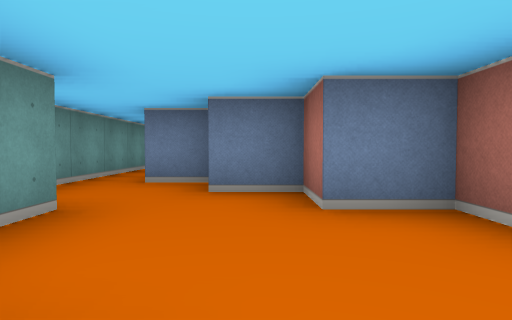
view 1 (above)

19 first-person views from a walk through a cub3D maze. The camera is about half as high as the walls, tilts 2° down and sees 75° across. The floor is counted in squares. Each view is taken from the middle of a square. On the plan, view 1 faces up. The plan holds only what a view shows up to about 9 squares ahead; the rest is blank.

view 2
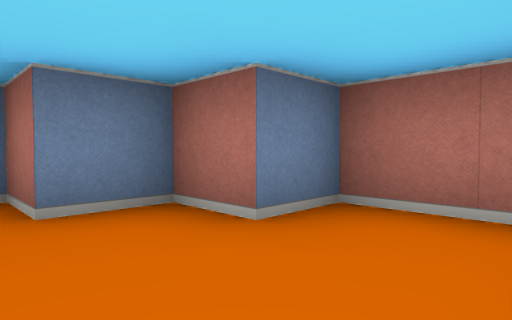

view 3
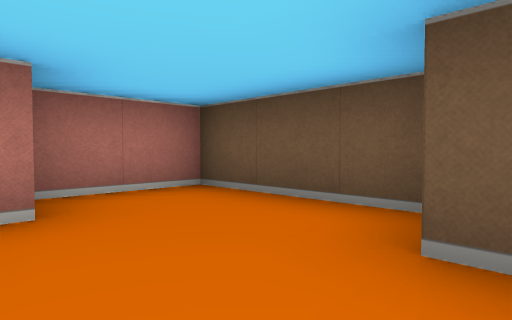

view 4
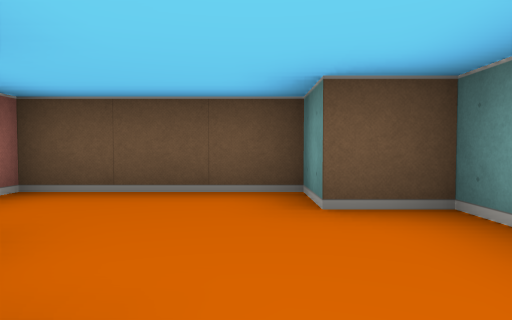

view 5
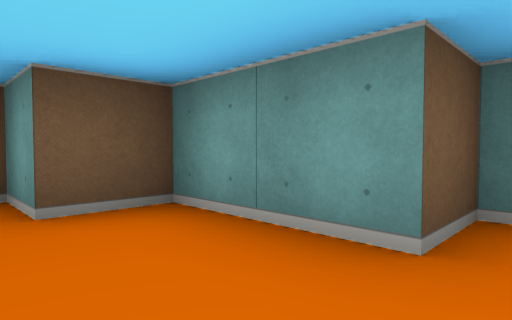

view 6
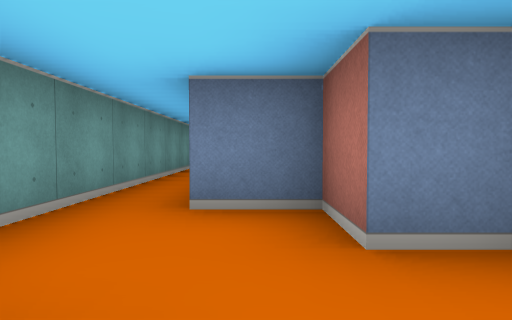

view 7
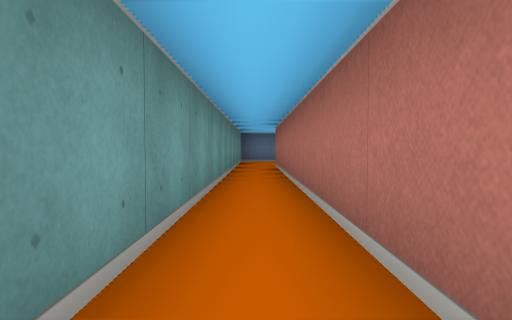

view 8
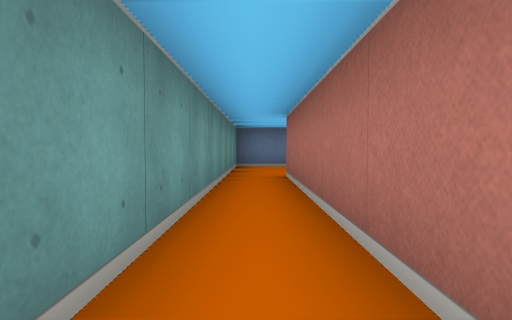

view 9
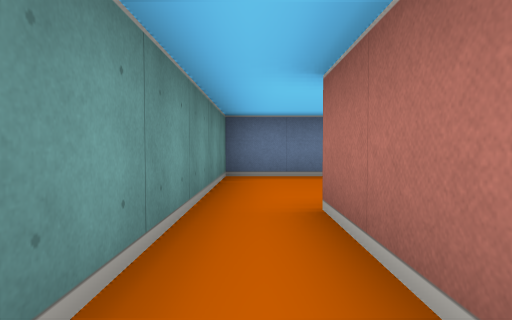

view 10
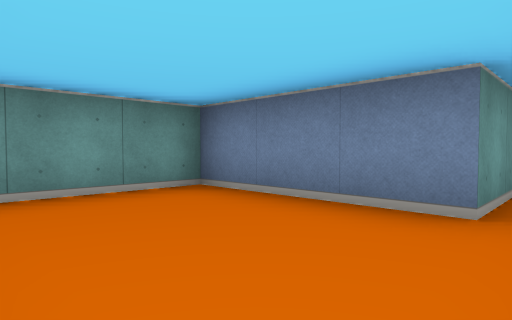

view 11
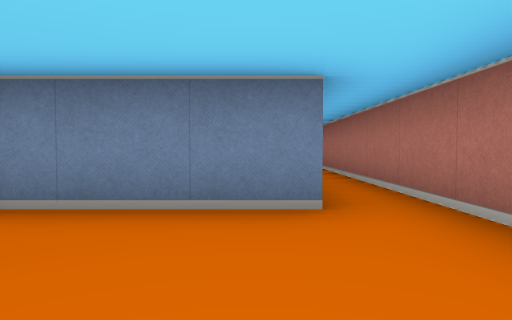

view 12
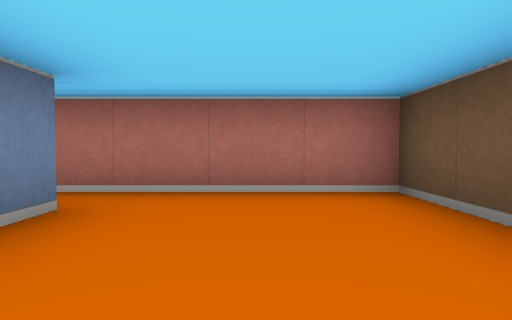

view 13
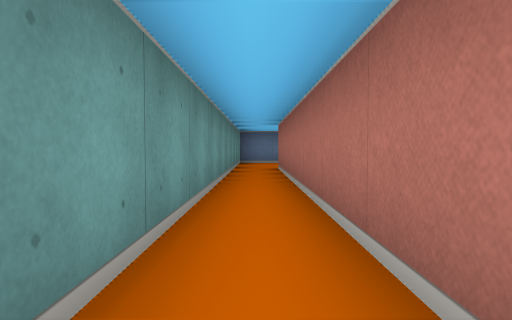

view 14
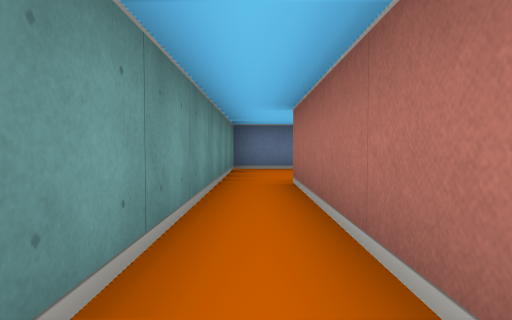

view 15
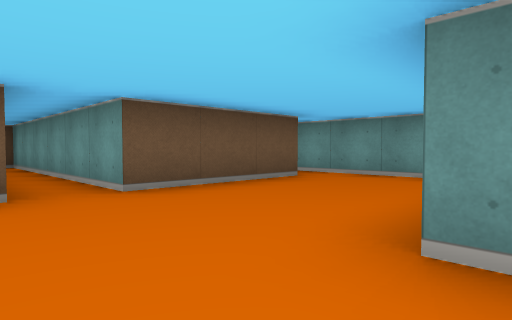

view 16
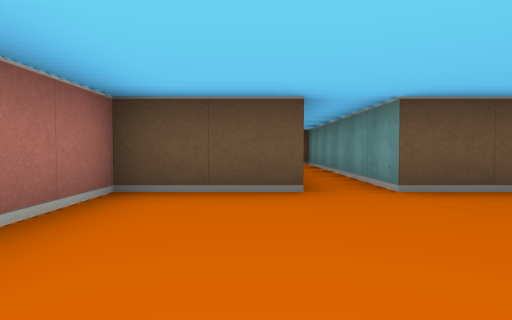

view 17
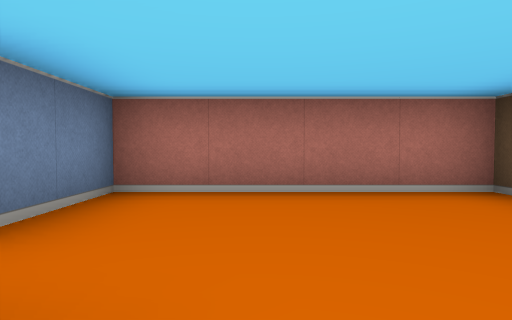

view 18
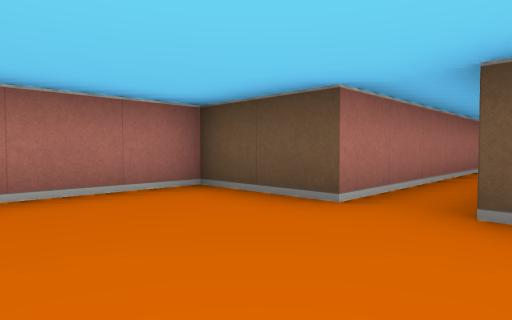

view 19
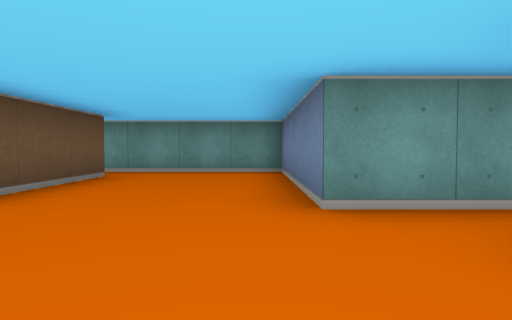

### Floor plan
Points are (right, up) in squares from view 1. A wall is a line through its corners. A room is listed if a view was taken in it or the views show most of it. See-through windows are left out.
Room 1 (views 1, 2, 3, 4, 5, 6)
walls: (-2.5, 4.5) (-2.5, 2.5) (-1.5, 2.5) (-1.5, 0.5) (-0.5, 0.5) (-0.5, -0.5) (2.5, -0.5) (2.5, 1.5) (1.5, 1.5) (1.5, 2.5) (0.5, 2.5) (0.5, 3.5) (-0.5, 3.5) (-0.5, 4.5) (-1.5, 4.5)
ways out: opening at (-2, 4) to room 2
Room 2 (views 7, 8, 9, 10, 11, 12)
walls: (-0.1, 13.5) (1.5, 13.5) (1.5, 16.5); (0.5, 16.5) (-2.5, 16.5) (-2.5, 4.5); (-1.5, 5.6) (-1.5, 13.5)
ways out: opening at (-2, 4) to room 1; opening at (1, 17) to room 3
Room 3 (views 13, 14, 15, 16, 17, 18, 19)
walls: (4.5, 30) (4.5, 28.5) (0.5, 28.5) (0.5, 16.5); (5.5, 20.4) (5.5, 25.5) (7.5, 25.5) (7.5, 29.5) (5.9, 29.5); (1.5, 16.5) (1.5, 25.5) (4.5, 25.5) (4.5, 19.5)
ways out: opening at (1, 17) to room 2; opening at (5, 30.5)

Positions as (right, up) in squares from view 1, and headings:
1: (0, 0), facing up
2: (0, 0), facing up-right
3: (-1, 2), facing down-right
4: (0, 3), facing down
5: (0, 3), facing down-left
6: (-1, 2), facing up
7: (-2, 5), facing up
8: (-2, 8), facing up
9: (-2, 11), facing up
10: (1, 14), facing up-left
11: (0, 14), facing up
12: (-2, 15), facing right
13: (1, 18), facing up
14: (1, 21), facing up
15: (6, 29), facing down-left
16: (6, 29), facing down
17: (4, 28), facing right
18: (4, 28), facing down-right
19: (7, 28), facing left
